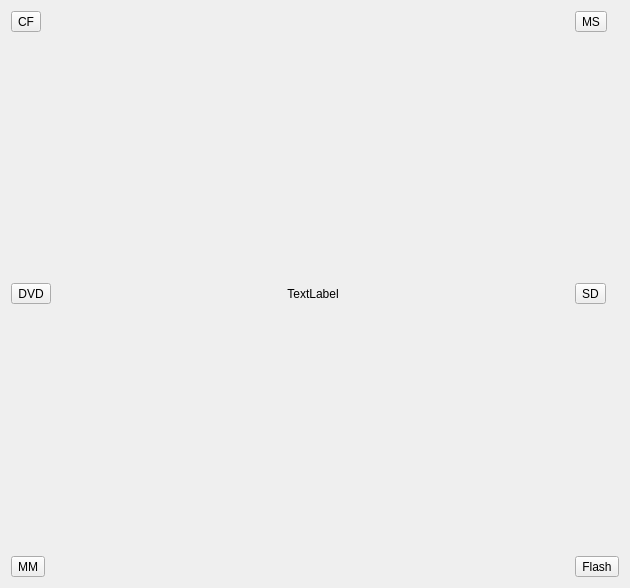
<?xml version="1.0" encoding="UTF-8"?>
<ui version="4.0">
 <class>PhotoManager</class>
 <widget class="QDialog" name="PhotoManager">
  <property name="geometry">
   <rect>
    <x>0</x>
    <y>0</y>
    <width>600</width>
    <height>400</height>
   </rect>
  </property>
  <property name="sizePolicy">
   <sizepolicy hsizetype="Expanding" vsizetype="Expanding">
    <horstretch>0</horstretch>
    <verstretch>0</verstretch>
   </sizepolicy>
  </property>
  <property name="windowTitle">
   <string>PhotoManager</string>
  </property>
  <property name="type" stdset="0">
   <string>standard</string>
  </property>
  <layout class="QGridLayout" name="gridLayout">
   <item row="0" column="0">
    <widget class="QToolButton" name="pbCf">
     <property name="text">
      <string>CF</string>
     </property>
     <property name="iconSize">
      <size>
       <width>256</width>
       <height>256</height>
      </size>
     </property>
     <property name="type" stdset="0">
      <string>standard</string>
     </property>
    </widget>
   </item>
   <item row="0" column="2">
    <widget class="QToolButton" name="pbMs">
     <property name="text">
      <string>MS</string>
     </property>
     <property name="iconSize">
      <size>
       <width>256</width>
       <height>256</height>
      </size>
     </property>
     <property name="type" stdset="0">
      <string>standard</string>
     </property>
    </widget>
   </item>
   <item row="1" column="1">
    <spacer name="verticalSpacer">
     <property name="orientation">
      <enum>Qt::Vertical</enum>
     </property>
     <property name="sizeHint" stdset="0">
      <size>
       <width>20</width>
       <height>145</height>
      </size>
     </property>
    </spacer>
   </item>
   <item row="2" column="0">
    <widget class="QToolButton" name="pbDvd">
     <property name="text">
      <string>DVD</string>
     </property>
     <property name="iconSize">
      <size>
       <width>256</width>
       <height>256</height>
      </size>
     </property>
     <property name="type" stdset="0">
      <string>standard</string>
     </property>
    </widget>
   </item>
   <item row="2" column="1">
    <layout class="QHBoxLayout" name="horizontalLayout">
     <item>
      <spacer name="horizontalSpacer">
       <property name="orientation">
        <enum>Qt::Horizontal</enum>
       </property>
       <property name="sizeHint" stdset="0">
        <size>
         <width>98</width>
         <height>20</height>
        </size>
       </property>
      </spacer>
     </item>
     <item>
      <widget class="QLabel" name="lbCentral">
       <property name="sizePolicy">
        <sizepolicy hsizetype="Expanding" vsizetype="Expanding">
         <horstretch>0</horstretch>
         <verstretch>0</verstretch>
        </sizepolicy>
       </property>
       <property name="minimumSize">
        <size>
         <width>512</width>
         <height>512</height>
        </size>
       </property>
       <property name="text">
        <string>TextLabel</string>
       </property>
       <property name="scaledContents">
        <bool>false</bool>
       </property>
       <property name="alignment">
        <set>Qt::AlignCenter</set>
       </property>
      </widget>
     </item>
     <item>
      <spacer name="horizontalSpacer_3">
       <property name="orientation">
        <enum>Qt::Horizontal</enum>
       </property>
       <property name="sizeHint" stdset="0">
        <size>
         <width>68</width>
         <height>20</height>
        </size>
       </property>
      </spacer>
     </item>
    </layout>
   </item>
   <item row="2" column="2">
    <widget class="QToolButton" name="pbSd">
     <property name="text">
      <string>SD</string>
     </property>
     <property name="iconSize">
      <size>
       <width>256</width>
       <height>256</height>
      </size>
     </property>
     <property name="type" stdset="0">
      <string>standard</string>
     </property>
    </widget>
   </item>
   <item row="3" column="1">
    <spacer name="verticalSpacer_2">
     <property name="orientation">
      <enum>Qt::Vertical</enum>
     </property>
     <property name="sizeHint" stdset="0">
      <size>
       <width>20</width>
       <height>145</height>
      </size>
     </property>
    </spacer>
   </item>
   <item row="4" column="0">
    <widget class="QToolButton" name="pbMm">
     <property name="text">
      <string>MM</string>
     </property>
     <property name="iconSize">
      <size>
       <width>256</width>
       <height>256</height>
      </size>
     </property>
     <property name="type" stdset="0">
      <string>standard</string>
     </property>
    </widget>
   </item>
   <item row="4" column="2">
    <widget class="QToolButton" name="pbFlash">
     <property name="text">
      <string>Flash</string>
     </property>
     <property name="iconSize">
      <size>
       <width>256</width>
       <height>256</height>
      </size>
     </property>
     <property name="type" stdset="0">
      <string>standard</string>
     </property>
    </widget>
   </item>
  </layout>
 </widget>
 <layoutdefault spacing="6" margin="11"/>
 <resources/>
 <connections/>
</ui>
